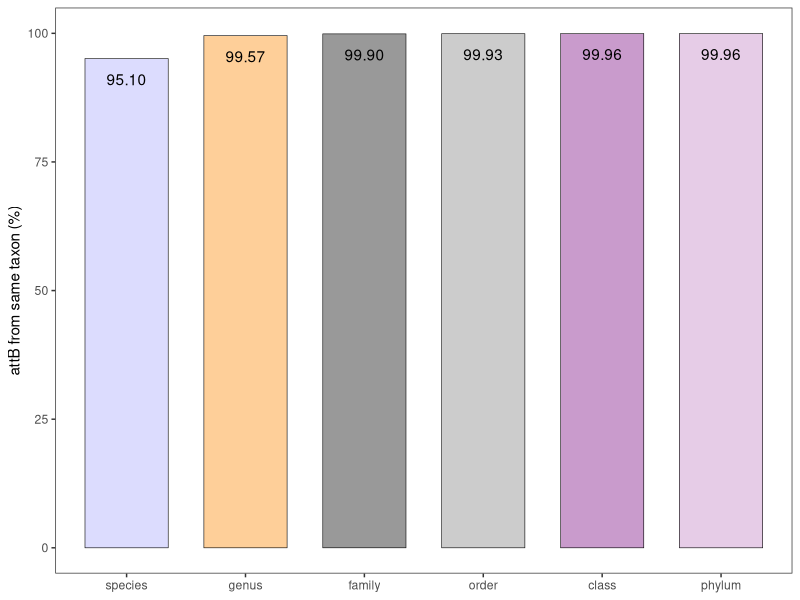
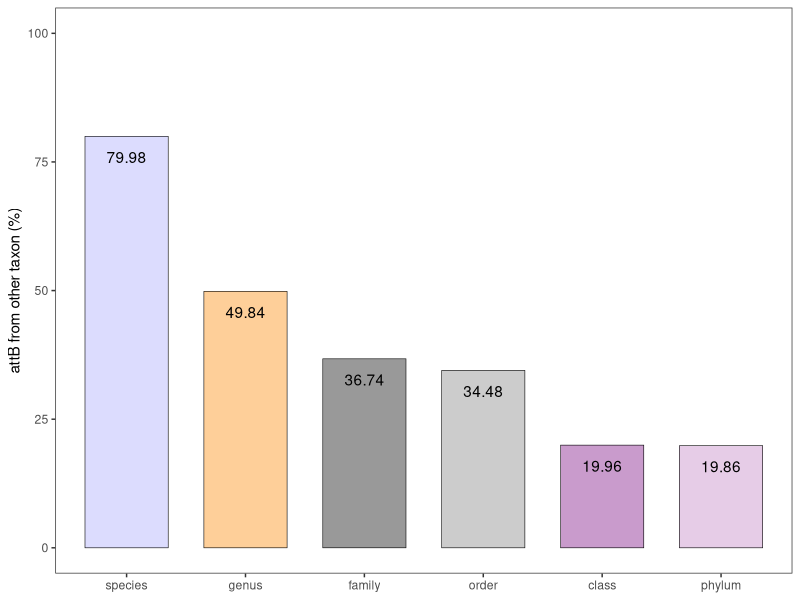
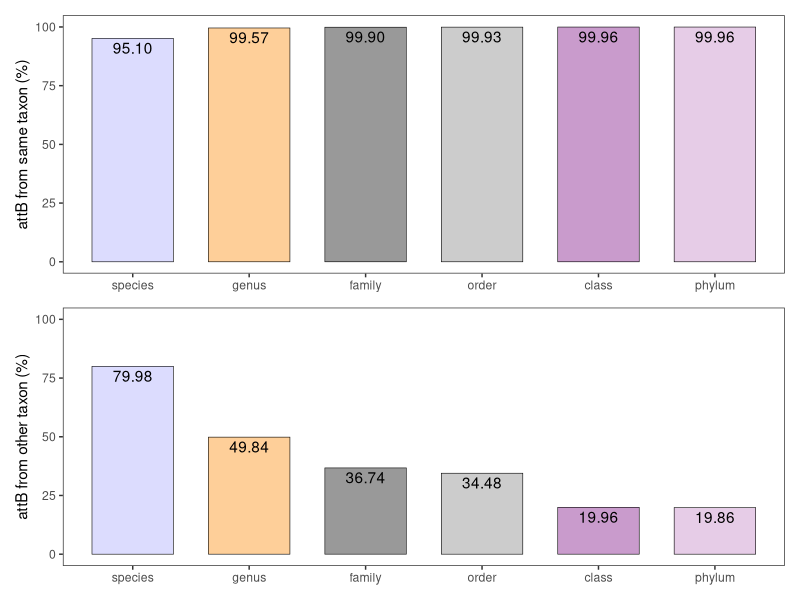

Here is the R script that generated these plots, in order:
library(ggplot2)  
library(patchwork)  

df1=read.table('in_range.tsv',head=TRUE,sep='\t')
df2=read.table('out_range.tsv',head=TRUE,sep='\t')

df1$taxon <- factor(df1$taxon,levels = c('species','genus','family','order','class','phylum'))
df2$taxon <- factor(df2$taxon,levels = c('species','genus','family','order','class','phylum'))
p1<-ggplot(df1,aes(x=taxon,y=ratio,fill=taxon))+
  geom_col(width = 0.7,colour='black',linewidth=0.2)+
  scale_fill_manual(values=c('#DCDCFE','#FECF99','#999999','#CCCCCC','#C99BCC','#E6CCE7'))+
  geom_text(aes(label= sprintf("%.2f", ratio),y=ratio-4))+
  ylim(0,100)+
  theme_bw()+theme(panel.grid.major = element_blank(),
                   panel.grid.minor = element_blank(),legend.position= 'none')+

  ylab('attB from same taxon (%)')+xlab(NULL)
p1

p2<-ggplot(df2,aes(x=taxon,y=ratio,fill=taxon))+
  geom_col(width = 0.7,colour='black',linewidth=0.2)+
  scale_fill_manual(values=c('#DCDCFE','#FECF99','#999999','#CCCCCC','#C99BCC','#E6CCE7'))+
  geom_text(aes(label= sprintf("%.2f", ratio),y=ratio-4))+
  ylim(0,100)+
  theme_bw()+theme(panel.grid.major = element_blank(),
                   panel.grid.minor = element_blank(),legend.position= 'none')+
  
  ylab('attB from other taxon (%)')+xlab(NULL)
p2
p=p1/p2
p

